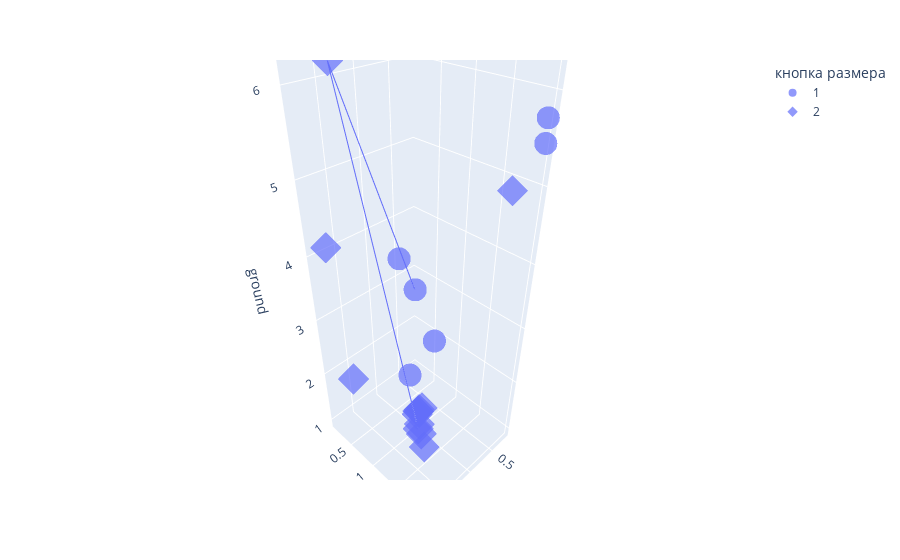

The notebook cell this image was saved under:
### Code cell
# this is best path, plot it as a  directional line in 3d
best_option = steps_df.iloc[prob.ibest_seq].drop_duplicates()
# Create the line plot
line_plot = px.line_3d(best_option, x='coffee', y='size', z='ground')
fig.add_trace(line_plot.data[0])
go.Figure(fig).show()

### Figure 1 — Plotly figure (JSON) as saved in the notebook; plotly's stock layout.template omitted (floating-point values rounded to 4 significant figures)
{"data": [{"hovertemplate": "кнопка размера=1<br>coffee=%{x}<br>size=%{y}<br>ground=%{z}<extra></extra>", "legendgroup": "1", "marker": {"color": "#636efa", "opacity": 0.7, "symbol": "circle"}, "mode": "markers", "name": "1", "scene": "scene", "showlegend": true, "type": "scatter3d", "x": [0.4639, 0.7011, 0.8555, 1.15, 0.1688, 1.2, 0.1845], "y": [0.4042, 1.023, 1.514, 0.8352, 1.976, 1.044, 2.0], "z": [2.924, 2.489, 6.727, 3.994, 5.729, 2.201, 5.479]}, {"hovertemplate": "кнопка размера=2<br>coffee=%{x}<br>size=%{y}<br>ground=%{z}<extra></extra>", "legendgroup": "2", "marker": {"color": "#636efa", "opacity": 0.7, "symbol": "diamond"}, "mode": "markers", "name": "2", "scene": "scene", "showlegend": true, "type": "scatter3d", "x": [1.857, 1.67, 1.564, 1.266, 0.3043, 1.264, 1.258, 1.225, 1.214, 1.165, 1.211, 1.175, 1.186], "y": [0.7836, 0.09786, 0.2285, 1.272, 1.755, 1.333, 1.388, 1.21, 1.227, 1.245, 1.211, 1.204, 1.21], "z": [6.338, 4.052, 1.781, 1.324, 4.916, 1.261, 1.004, 1.554, 1.612, 1.665, 1.612, 1.283, 1.62]}, {"hovertemplate": "coffee=%{x}<br>size=%{y}<br>ground=%{z}<extra></extra>", "legendgroup": "", "line": {"color": "#636efa", "dash": "solid"}, "marker": {"symbol": "circle"}, "mode": "lines", "name": "", "scene": "scene", "showlegend": false, "type": "scatter3d", "x": [0.4639, 1.857, 1.266], "y": [0.4042, 0.7836, 1.272], "z": [2.924, 6.338, 1.324]}], "layout": {"legend": {"title": {"text": "кнопка размера"}, "tracegroupgap": 0}, "margin": {"t": 60}, "scene": {"domain": {"x": [0.0, 1.0], "y": [0.0, 1.0]}, "xaxis": {"title": {"text": "coffee"}}, "yaxis": {"title": {"text": "size"}}, "zaxis": {"title": {"text": "ground"}}}}}
